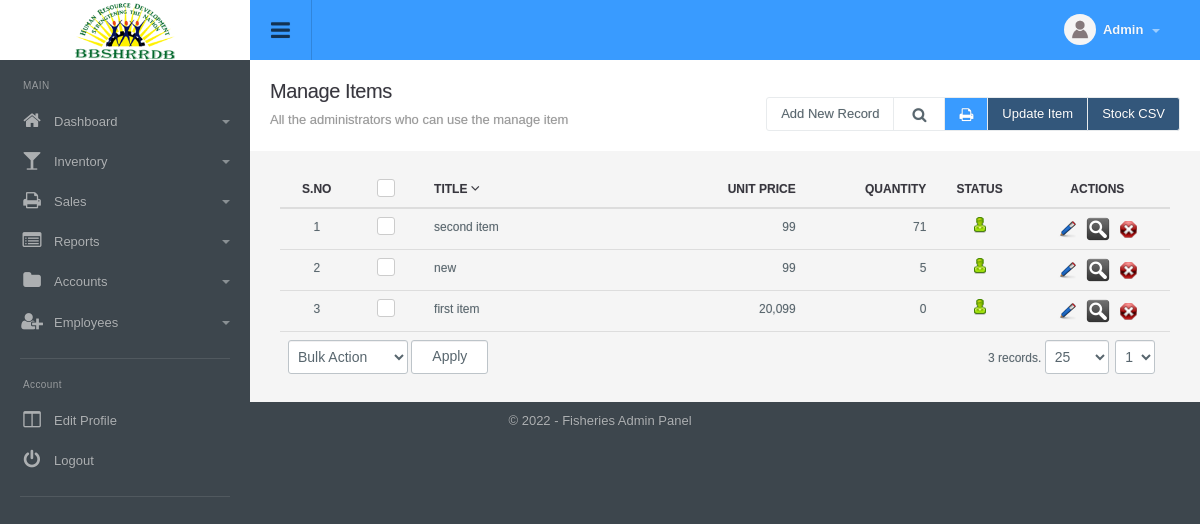
The app's page /items_manage.php?order_by=title&order=desc (signed in) with its own data.
### tables this page shows
CREATE TABLE `config_variable` (
  `id` int(11) NOT NULL,
  `config_type_id` int(11) NOT NULL,
  `title` varchar(512) NOT NULL,
  `notes` varchar(512) NOT NULL,
  `type` varchar(200) NOT NULL,
  `default_values` text NOT NULL,
  `key` varchar(200) NOT NULL,
  `value` text NOT NULL,
  `sortorder` int(11) NOT NULL
);

CREATE TABLE `menu` (
  `id` int(11) NOT NULL,
  `title` varchar(100) NOT NULL,
  `url` varchar(100) NOT NULL,
  `parent_id` int(11) NOT NULL,
  `depth` int(1) NOT NULL,
  `sortorder` int(11) NOT NULL,
  `icon` varchar(200) NOT NULL,
  `small_icon` varchar(200) NOT NULL
);

CREATE TABLE `items` (
  `id` int(11) NOT NULL,
  `title` varchar(100) NOT NULL,
  `unit_price` decimal(10,2) NOT NULL,
  `quantity` int(11) NOT NULL,
  `low_stock_quantity` int(11) NOT NULL,
  `status` int(1) NOT NULL DEFAULT '1',
  `ts` timestamp NOT NULL DEFAULT CURRENT_TIMESTAMP
);

### include/utility.php (called while the page is built, shortened)
<?php
function get_config($var){
	global $dblink;
	$sql="select value from config_variable where `key`='".slash($var)."'";
	$resConfig=doquery($sql,$dblink);
	if(numrows($resConfig)>0){
		while($rowConfig=dofetch($resConfig))
			return unslash($rowConfig["value"]);
	}
}
$site_title=get_config("site_title");
$file_upload_root="./uploads/";
function slash($str){
	if(!is_array($str))
		return utf8_encode(addslashes($str));
	else{
		for($i=0; $i<count($str); $i++)
			$str[$i]=slash($str[$i]);
		return $str;
	}
}
function unslash($str){
	return stripslashes(utf8_decode($str));
	}
function curr_format($amount){
	return ($amount<0?'(':'').number_format(abs($amount), 0, '.',',').($amount<0?')':'');
}

### include/db.php (called while the page is built, shortened)
<?php
function doquery($qr,$lnk){
	@$res=mysqli_query($lnk,$qr) or die($qr." - ".mysqli_error($lnk));
	return $res;
}
function dofetch($rs){
	@$rec=mysqli_fetch_array($rs);
	return $rec;
}
function numrows($rs){
	return mysqli_num_rows($rs);
}

### modules/item/list.php (the view, shortened to what this page needs)
<?php
$order_by = "title";
$order = "asc";
if( isset( $_SESSION["items"]["list"]["order_by"] ) ){
	$order_by = $_SESSION["items"]["list"]["order_by"];
}
if( isset( $_SESSION["items"]["list"]["order"] ) ){
	$order = $_SESSION["items"]["list"]["order"];
}
?>
<div class="page-header">
	<h1 class="title">Manage Items</h1>
  	<ol class="breadcrumb">
    	<li class="active">All the administrators who can use the manage item</li>
  	</ol>
  	<div class="right">
    	<div class="btn-group" role="group" aria-label="...">
        	<a href="items_manage.php?tab=add" class="btn btn-light editproject">Add New Record</a>
            <a id="topstats" class="btn btn-light" href="#"><i class="fa fa-search"></i></a>
            <a class="btn print-btn" href="items_manage.php?tab=report"><i class="fa fa-print" aria-hidden="true"></i></a>
            <a class="btn btn-primary" href="items_manage.php?tab=update_items"><i  aria-hidden="true"></i>Update Item</a>
            <a class="btn btn-primary" href="items_manage.php?tab=stock_csv"><i  aria-hidden="true"></i>Stock CSV</a>
        </div>
    </div>
</div>
  	</div>
</div>
<div class="panel-body table-responsive">
	<table class="table table-hover list">
    	<thead>
            <tr>
                <th width="5%" class="text-center">S.no</th>
                <th class="text-center" width="5%"><div class="checkbox checkbox-primary">
                    <label for="select_all"></label></div></th>
                <th width="17%">
                	<a href="items_manage.php?order_by=title&order=<?php echo $order=="asc"?"desc":"asc"?>" class="sorting">
                    	Title
                    	<?php
						if( $order_by == "title" ) {
							?>
							<span class="sort-icon">
                                <i class="fa fa-angle-<?php echo $order=="asc"?"up":"down"?>" data-hover_in="<?php echo $order=="asc"?"down":"up"?>" data-hover_out="<?php echo $order=="desc"?"down":"up"?>" aria-hidden="true"></i>
                            </span>
							<?php
						}
						?>
                    </a>
                </th>
                <th class="text-right" width="9%">
                	<a href="items_manage.php?order_by=unit_price&order=<?php echo $order=="asc"?"desc":"asc"?>" class="sorting">
                    	Unit Price
 					</a>
                </th>
                <th class="text-right" width="9%">
                	<a href="items_manage.php?order_by=quantity&order=<?php echo $order=="asc"?"desc":"asc"?>" class="sorting">
                    	Quantity
 					</a>
                </th>
                <th class="text-center" width="5%">Status</th>
                <th class="text-center" width="10%">Actions</th>
            </tr>
    	</thead>
    	<tbody>
			<?php
            $rs=show_page($rows, $pageNum, $sql);
            if(numrows($rs)>0){
                $sn=1;
                while($r=dofetch($rs)){
                    ?>
                    <tr>
                        <td class="text-center"><?php echo $sn;?></td>
                        <td class="text-center"><div class="checkbox margin-t-0 checkbox-primary">
                            <label for="<?php echo "rec_".$sn?>"></label></div>
                        </td>
                        <td><?php echo unslash($r["title"]); ?></td>
                        <td class="text-right"><?php echo curr_format(unslash($r["unit_price"])); ?></td>
                        <td class="text-right"><?php echo unslash($r["quantity"]); ?></td>
                        <td class="text-center"><a href="items_manage.php?id=<?php echo $r['id'];?>&tab=status&s=<?php echo ($r["status"]==0)?1:0;?>">
                            <?php
                            if($r["status"]==0){
                                ?>
                                <img src="images/offstatus.png" alt="Off" title="Set Status On">
                                <?php
                            }
                            else{
                                ?>
                                <img src="images/onstatus.png" alt="On" title="Set Status Off">
                                <?php
                            }
                            ?>
                        </a></td>
                        <td align="center">
                            <a href="items_manage.php?tab=edit&id=<?php echo $r['id'];?>"><img title="Edit Record" alt="Edit" src="images/edit.png"></a>&nbsp;&nbsp;
                            <a href="items_manage.php?tab=print&id=<?php echo $r['id'];?>" class="barcode_print_button"><img title="Print Label" alt="Print" src="images/view.png"></a>&nbsp;&nbsp;
                            <a onclick="return confirm('Are you sure you want to delete')" href="items_manage.php?id=<?php echo $r['id'];?>&amp;tab=delete"><img title="Delete Record" alt="Delete" src="images/delete.png"></a>
                        </td>
                    </tr>
                    <?php
                    $sn++;
                }
                ?>
                <tr>
                    <td colspan="5" class="actions">
                        <select name="bulk_action" id="bulk_action" title="Choose Action">
                            <option value="null">Bulk Action</option>
                        </select>
                        <input type="button" name="apply" value="Apply" id="apply_bulk_action" class="btn btn-light" title="Apply Action"  />
                    </td>
                    <td colspan="3" class="paging" title="Paging" align="right"><?php echo pages_list($rows, "items", $sql, $pageNum)?></td>
                </tr>
                <?php
            }
            else{
                ?>
                <tr>
                    <td colspan="9"  class="no-record">No Result Found</td>
                </tr>
                <?php
            }
            ?>
    	</tbody>
  	</table>
</div>

### include/header.php (shortened to what this page needs)
<!DOCTYPE html PUBLIC "-//W3C//DTD XHTML 1.0 Transitional//EN" "http://www.w3.org/TR/xhtml1/DTD/xhtml1-transitional.dtd">
<html xmlns="http://www.w3.org/1999/xhtml">
<head>
<link type="text/css" rel="stylesheet" href="css/font-awesome.min.css" />
<link type="text/css" rel="stylesheet" href="css/font-awesome.css" />
<link type="text/css" rel="stylesheet"  href="css/bootstrap.css" />
<link rel="stylesheet" href="css/bootstrap-datetimepicker.min.css" />
<link type="text/css" rel="stylesheet"  href="css/awesome-bootstrap-checkbox.css" />
<link href="css/general.css" type="text/css" rel="stylesheet" />
<link type="text/css" rel="stylesheet"  href="css/style.css" />
</head>
<body>
	<div id="wrapper" class="round_corners">
    	<div id="top" class="clearfix">
            <div class="applogo">
                <a href="index.php" class="logo"><?php $admin_logo=get_config("admin_logo"); if(empty($admin_logo)) echo $site_title; else { ?><img src="<?php echo $file_upload_root;?>config/<?php echo $admin_logo?>" /><?php }?></a>
            </div>
            <a class="sidebar-open-button" href="#"><i class="fa fa-bars"></i></a>
            <ul class="top-right">
            	<li class="dropdown link">
                	<a class="dropdown-toggle profilebox" data-toggle="dropdown" href="#">
                    	<img alt="img" src="images/profileimg-default.png">
                        <b><?php echo ucfirst((isset($_SESSION["logged_in_admin"]) && $_SESSION["logged_in_admin"]!="")?$_SESSION["logged_in_admin"]["name"]:"Guest");?></b>
                        <span class="caret"></span>
                    </a>
                </li>
           </ul>
        </div>
        <div class="sidebar clearfix">
       		<ul class="sidebar-panel nav">
  				<li class="sidetitle">MAIN</li>
				<?php
					$parents=doquery("select * from menu where parent_id=0 order by sortorder",$dblink);
					if(numrows($parents)>0){
						while($parent=dofetch($parents)){
						?>
						<li>
                        	<a href="<?php echo unslash($parent["url"])?>"><span class="icon color5"><i class="fa fa-<?php echo unslash($parent["small_icon"])?>"></i></span><?php echo unslash($parent["title"])?>
							<?php
								$submenus=doquery("select * from menu where parent_id='".$parent["id"]."' order by sortorder",$dblink);
								if(numrows($submenus)>0){
									?>
                                <span class="caret"></span></a>
                                <?php
                            }
							else{
								echo "</a>";
							}
							?>
						</li>
						<?php
					}
				}
				?>
         	</ul>
            <ul class="sidebar-panel nav">
                <li class="sidetitle">Account</li>
                <li><a href="admin_manage.php?tab=edit&id=<?php echo $_SESSION["logged_in_admin"]["id"]?>"><span class="icon color15"><i class="fa fa-columns"></i></span>Edit Profile</a></li>
                <li><a href="logout.php"><span class="icon color12"><i class="fa falist fa-power-off"></i></span>Logout</a></li>
            </ul>
	    </div>
		<div class="content">

### include/footer.php (shortened to what this page needs)
<div id="footer" class="bottom_round_corners">
	<div id="footer_content">
    	<address>&copy; <?php echo date("Y");?> - <?php echo $site_title; ?> Admin Panel</address>
    </div>
</div>
<link href="js/fancybox/jquery.fancybox.css" rel="stylesheet" type="text/css" />
<link href="js/chosen/chosen.css" rel="stylesheet" type="text/css" />
<?php include("include/upload_center.php");?>
</body>
</html>

### records on screen
config_variable: value (picture)
menu: title "Dashboard"
menu: title "Inventory"
menu: title "Sales"
menu: title "Reports"
menu: title "Accounts"
menu: title "Employees"
items: title "second item", unit_price "99", quantity "71", status 1 (drawn)
items: title "new", unit_price "99", quantity "5", status 1 (drawn)
items: title "first item", unit_price "20,099", quantity "0", status 1 (drawn)
config_variable: value "Fisheries"

### other values on screen
pages_list($rows, "items", $sql, $pageNum) "3 records."
form field page "1"
